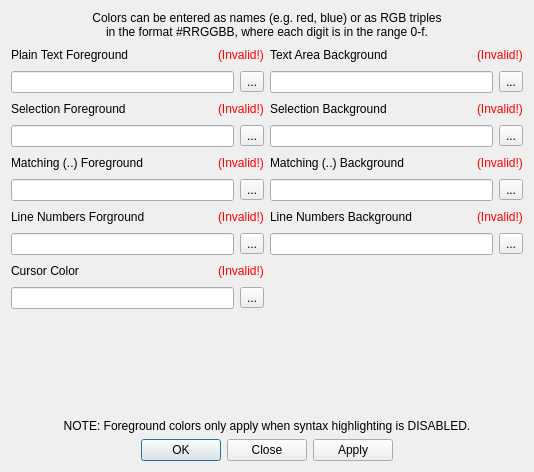
<?xml version="1.0" encoding="UTF-8"?>
<ui version="4.0">
 <class>DialogColors</class>
 <widget class="QDialog" name="DialogColors">
  <property name="geometry">
   <rect>
    <x>0</x>
    <y>0</y>
    <width>534</width>
    <height>472</height>
   </rect>
  </property>
  <property name="windowTitle">
   <string>Colors</string>
  </property>
  <layout class="QVBoxLayout" name="verticalLayout_3">
   <item>
    <widget class="QLabel" name="label">
     <property name="text">
      <string>Colors can be entered as names (e.g. red, blue) or as RGB triples
in the format #RRGGBB, where each digit is in the range 0-f.</string>
     </property>
     <property name="alignment">
      <set>Qt::AlignCenter</set>
     </property>
    </widget>
   </item>
   <item>
    <layout class="QHBoxLayout" name="horizontalLayout_19">
     <item>
      <layout class="QVBoxLayout" name="verticalLayout_2">
       <item>
        <layout class="QHBoxLayout" name="horizontalLayout">
         <item>
          <widget class="QLabel" name="label_3">
           <property name="text">
            <string>Plain Text Foreground</string>
           </property>
          </widget>
         </item>
         <item>
          <spacer name="horizontalSpacer">
           <property name="orientation">
            <enum>Qt::Horizontal</enum>
           </property>
           <property name="sizeHint" stdset="0">
            <size>
             <width>40</width>
             <height>20</height>
            </size>
           </property>
          </spacer>
         </item>
         <item>
          <widget class="QLabel" name="labelErrorFG">
           <property name="palette">
            <palette>
             <active>
              <colorrole role="WindowText">
               <brush brushstyle="SolidPattern">
                <color alpha="255">
                 <red>255</red>
                 <green>0</green>
                 <blue>0</blue>
                </color>
               </brush>
              </colorrole>
             </active>
             <inactive>
              <colorrole role="WindowText">
               <brush brushstyle="SolidPattern">
                <color alpha="255">
                 <red>255</red>
                 <green>0</green>
                 <blue>0</blue>
                </color>
               </brush>
              </colorrole>
             </inactive>
             <disabled>
              <colorrole role="WindowText">
               <brush brushstyle="SolidPattern">
                <color alpha="255">
                 <red>165</red>
                 <green>167</green>
                 <blue>169</blue>
                </color>
               </brush>
              </colorrole>
             </disabled>
            </palette>
           </property>
           <property name="text">
            <string>(Invalid!)</string>
           </property>
          </widget>
         </item>
        </layout>
       </item>
       <item>
        <layout class="QHBoxLayout" name="horizontalLayout_9">
         <item>
          <widget class="QLineEdit" name="editFG"/>
         </item>
         <item>
          <widget class="QToolButton" name="buttonFG">
           <property name="text">
            <string>...</string>
           </property>
          </widget>
         </item>
        </layout>
       </item>
       <item>
        <layout class="QHBoxLayout" name="horizontalLayout_2">
         <item>
          <widget class="QLabel" name="label_4">
           <property name="text">
            <string>Selection Foreground</string>
           </property>
          </widget>
         </item>
         <item>
          <spacer name="horizontalSpacer_2">
           <property name="orientation">
            <enum>Qt::Horizontal</enum>
           </property>
           <property name="sizeHint" stdset="0">
            <size>
             <width>40</width>
             <height>20</height>
            </size>
           </property>
          </spacer>
         </item>
         <item>
          <widget class="QLabel" name="labelErrorSelectionFG">
           <property name="palette">
            <palette>
             <active>
              <colorrole role="WindowText">
               <brush brushstyle="SolidPattern">
                <color alpha="255">
                 <red>255</red>
                 <green>0</green>
                 <blue>0</blue>
                </color>
               </brush>
              </colorrole>
             </active>
             <inactive>
              <colorrole role="WindowText">
               <brush brushstyle="SolidPattern">
                <color alpha="255">
                 <red>255</red>
                 <green>0</green>
                 <blue>0</blue>
                </color>
               </brush>
              </colorrole>
             </inactive>
             <disabled>
              <colorrole role="WindowText">
               <brush brushstyle="SolidPattern">
                <color alpha="255">
                 <red>165</red>
                 <green>167</green>
                 <blue>169</blue>
                </color>
               </brush>
              </colorrole>
             </disabled>
            </palette>
           </property>
           <property name="text">
            <string>(Invalid!)</string>
           </property>
          </widget>
         </item>
        </layout>
       </item>
       <item>
        <layout class="QHBoxLayout" name="horizontalLayout_10">
         <item>
          <widget class="QLineEdit" name="editSelectionFG"/>
         </item>
         <item>
          <widget class="QToolButton" name="buttonSelectionFG">
           <property name="text">
            <string>...</string>
           </property>
          </widget>
         </item>
        </layout>
       </item>
       <item>
        <layout class="QHBoxLayout" name="horizontalLayout_18">
         <item>
          <widget class="QLabel" name="label_5">
           <property name="text">
            <string>Matching (..) Foreground</string>
           </property>
          </widget>
         </item>
         <item>
          <spacer name="horizontalSpacer_3">
           <property name="orientation">
            <enum>Qt::Horizontal</enum>
           </property>
           <property name="sizeHint" stdset="0">
            <size>
             <width>40</width>
             <height>20</height>
            </size>
           </property>
          </spacer>
         </item>
         <item>
          <widget class="QLabel" name="labelErrorMatchFG">
           <property name="palette">
            <palette>
             <active>
              <colorrole role="WindowText">
               <brush brushstyle="SolidPattern">
                <color alpha="255">
                 <red>255</red>
                 <green>0</green>
                 <blue>0</blue>
                </color>
               </brush>
              </colorrole>
             </active>
             <inactive>
              <colorrole role="WindowText">
               <brush brushstyle="SolidPattern">
                <color alpha="255">
                 <red>255</red>
                 <green>0</green>
                 <blue>0</blue>
                </color>
               </brush>
              </colorrole>
             </inactive>
             <disabled>
              <colorrole role="WindowText">
               <brush brushstyle="SolidPattern">
                <color alpha="255">
                 <red>165</red>
                 <green>167</green>
                 <blue>169</blue>
                </color>
               </brush>
              </colorrole>
             </disabled>
            </palette>
           </property>
           <property name="text">
            <string>(Invalid!)</string>
           </property>
          </widget>
         </item>
        </layout>
       </item>
       <item>
        <layout class="QHBoxLayout" name="horizontalLayout_11">
         <item>
          <widget class="QLineEdit" name="editMatchFG"/>
         </item>
         <item>
          <widget class="QToolButton" name="buttonMatchFG">
           <property name="text">
            <string>...</string>
           </property>
          </widget>
         </item>
        </layout>
       </item>
       <item>
        <layout class="QHBoxLayout" name="horizontalLayout_4">
         <item>
          <widget class="QLabel" name="label_6">
           <property name="text">
            <string>Line Numbers Forground</string>
           </property>
          </widget>
         </item>
         <item>
          <spacer name="horizontalSpacer_4">
           <property name="orientation">
            <enum>Qt::Horizontal</enum>
           </property>
           <property name="sizeHint" stdset="0">
            <size>
             <width>40</width>
             <height>20</height>
            </size>
           </property>
          </spacer>
         </item>
         <item>
          <widget class="QLabel" name="labelErrorLineNumbersFG">
           <property name="palette">
            <palette>
             <active>
              <colorrole role="WindowText">
               <brush brushstyle="SolidPattern">
                <color alpha="255">
                 <red>255</red>
                 <green>0</green>
                 <blue>0</blue>
                </color>
               </brush>
              </colorrole>
             </active>
             <inactive>
              <colorrole role="WindowText">
               <brush brushstyle="SolidPattern">
                <color alpha="255">
                 <red>255</red>
                 <green>0</green>
                 <blue>0</blue>
                </color>
               </brush>
              </colorrole>
             </inactive>
             <disabled>
              <colorrole role="WindowText">
               <brush brushstyle="SolidPattern">
                <color alpha="255">
                 <red>165</red>
                 <green>167</green>
                 <blue>169</blue>
                </color>
               </brush>
              </colorrole>
             </disabled>
            </palette>
           </property>
           <property name="text">
            <string>(Invalid!)</string>
           </property>
          </widget>
         </item>
        </layout>
       </item>
       <item>
        <layout class="QHBoxLayout" name="horizontalLayout_12">
         <item>
          <widget class="QLineEdit" name="editLineNumbersFG"/>
         </item>
         <item>
          <widget class="QToolButton" name="buttonLineNumbersFG">
           <property name="text">
            <string>...</string>
           </property>
          </widget>
         </item>
        </layout>
       </item>
       <item>
        <layout class="QHBoxLayout" name="horizontalLayout_8">
         <item>
          <widget class="QLabel" name="label_8">
           <property name="text">
            <string>Cursor Color</string>
           </property>
          </widget>
         </item>
         <item>
          <spacer name="horizontalSpacer_5">
           <property name="orientation">
            <enum>Qt::Horizontal</enum>
           </property>
           <property name="sizeHint" stdset="0">
            <size>
             <width>40</width>
             <height>20</height>
            </size>
           </property>
          </spacer>
         </item>
         <item>
          <widget class="QLabel" name="labelErrorCursor">
           <property name="palette">
            <palette>
             <active>
              <colorrole role="WindowText">
               <brush brushstyle="SolidPattern">
                <color alpha="255">
                 <red>255</red>
                 <green>0</green>
                 <blue>0</blue>
                </color>
               </brush>
              </colorrole>
             </active>
             <inactive>
              <colorrole role="WindowText">
               <brush brushstyle="SolidPattern">
                <color alpha="255">
                 <red>255</red>
                 <green>0</green>
                 <blue>0</blue>
                </color>
               </brush>
              </colorrole>
             </inactive>
             <disabled>
              <colorrole role="WindowText">
               <brush brushstyle="SolidPattern">
                <color alpha="255">
                 <red>165</red>
                 <green>167</green>
                 <blue>169</blue>
                </color>
               </brush>
              </colorrole>
             </disabled>
            </palette>
           </property>
           <property name="text">
            <string>(Invalid!)</string>
           </property>
          </widget>
         </item>
        </layout>
       </item>
       <item>
        <layout class="QHBoxLayout" name="horizontalLayout_13">
         <item>
          <widget class="QLineEdit" name="editCursor"/>
         </item>
         <item>
          <widget class="QToolButton" name="buttonCursor">
           <property name="text">
            <string>...</string>
           </property>
          </widget>
         </item>
        </layout>
       </item>
       <item>
        <spacer name="verticalSpacer_2">
         <property name="orientation">
          <enum>Qt::Vertical</enum>
         </property>
         <property name="sizeHint" stdset="0">
          <size>
           <width>20</width>
           <height>40</height>
          </size>
         </property>
        </spacer>
       </item>
      </layout>
     </item>
     <item>
      <layout class="QVBoxLayout" name="verticalLayout">
       <item>
        <layout class="QHBoxLayout" name="horizontalLayout_5">
         <item>
          <widget class="QLabel" name="label_9">
           <property name="text">
            <string>Text Area Background</string>
           </property>
          </widget>
         </item>
         <item>
          <spacer name="horizontalSpacer_8">
           <property name="orientation">
            <enum>Qt::Horizontal</enum>
           </property>
           <property name="sizeHint" stdset="0">
            <size>
             <width>40</width>
             <height>20</height>
            </size>
           </property>
          </spacer>
         </item>
         <item>
          <widget class="QLabel" name="labelErrorBG">
           <property name="palette">
            <palette>
             <active>
              <colorrole role="WindowText">
               <brush brushstyle="SolidPattern">
                <color alpha="255">
                 <red>255</red>
                 <green>0</green>
                 <blue>0</blue>
                </color>
               </brush>
              </colorrole>
             </active>
             <inactive>
              <colorrole role="WindowText">
               <brush brushstyle="SolidPattern">
                <color alpha="255">
                 <red>255</red>
                 <green>0</green>
                 <blue>0</blue>
                </color>
               </brush>
              </colorrole>
             </inactive>
             <disabled>
              <colorrole role="WindowText">
               <brush brushstyle="SolidPattern">
                <color alpha="255">
                 <red>165</red>
                 <green>167</green>
                 <blue>169</blue>
                </color>
               </brush>
              </colorrole>
             </disabled>
            </palette>
           </property>
           <property name="text">
            <string>(Invalid!)</string>
           </property>
          </widget>
         </item>
        </layout>
       </item>
       <item>
        <layout class="QHBoxLayout" name="horizontalLayout_16">
         <item>
          <widget class="QLineEdit" name="editBG"/>
         </item>
         <item>
          <widget class="QToolButton" name="buttonBG">
           <property name="text">
            <string>...</string>
           </property>
          </widget>
         </item>
        </layout>
       </item>
       <item>
        <layout class="QHBoxLayout" name="horizontalLayout_6">
         <item>
          <widget class="QLabel" name="label_10">
           <property name="text">
            <string>Selection Background</string>
           </property>
          </widget>
         </item>
         <item>
          <spacer name="horizontalSpacer_7">
           <property name="orientation">
            <enum>Qt::Horizontal</enum>
           </property>
           <property name="sizeHint" stdset="0">
            <size>
             <width>40</width>
             <height>20</height>
            </size>
           </property>
          </spacer>
         </item>
         <item>
          <widget class="QLabel" name="labelErrorSelectionBG">
           <property name="palette">
            <palette>
             <active>
              <colorrole role="WindowText">
               <brush brushstyle="SolidPattern">
                <color alpha="255">
                 <red>255</red>
                 <green>0</green>
                 <blue>0</blue>
                </color>
               </brush>
              </colorrole>
             </active>
             <inactive>
              <colorrole role="WindowText">
               <brush brushstyle="SolidPattern">
                <color alpha="255">
                 <red>255</red>
                 <green>0</green>
                 <blue>0</blue>
                </color>
               </brush>
              </colorrole>
             </inactive>
             <disabled>
              <colorrole role="WindowText">
               <brush brushstyle="SolidPattern">
                <color alpha="255">
                 <red>165</red>
                 <green>167</green>
                 <blue>169</blue>
                </color>
               </brush>
              </colorrole>
             </disabled>
            </palette>
           </property>
           <property name="text">
            <string>(Invalid!)</string>
           </property>
          </widget>
         </item>
        </layout>
       </item>
       <item>
        <layout class="QHBoxLayout" name="horizontalLayout_15">
         <item>
          <widget class="QLineEdit" name="editSelectionBG"/>
         </item>
         <item>
          <widget class="QToolButton" name="buttonSelectionBG">
           <property name="text">
            <string>...</string>
           </property>
          </widget>
         </item>
        </layout>
       </item>
       <item>
        <layout class="QHBoxLayout" name="horizontalLayout_7">
         <item>
          <widget class="QLabel" name="label_7">
           <property name="text">
            <string>Matching (..) Background</string>
           </property>
          </widget>
         </item>
         <item>
          <spacer name="horizontalSpacer_6">
           <property name="orientation">
            <enum>Qt::Horizontal</enum>
           </property>
           <property name="sizeHint" stdset="0">
            <size>
             <width>40</width>
             <height>20</height>
            </size>
           </property>
          </spacer>
         </item>
         <item>
          <widget class="QLabel" name="labelErrorMatchBG">
           <property name="palette">
            <palette>
             <active>
              <colorrole role="WindowText">
               <brush brushstyle="SolidPattern">
                <color alpha="255">
                 <red>255</red>
                 <green>0</green>
                 <blue>0</blue>
                </color>
               </brush>
              </colorrole>
             </active>
             <inactive>
              <colorrole role="WindowText">
               <brush brushstyle="SolidPattern">
                <color alpha="255">
                 <red>255</red>
                 <green>0</green>
                 <blue>0</blue>
                </color>
               </brush>
              </colorrole>
             </inactive>
             <disabled>
              <colorrole role="WindowText">
               <brush brushstyle="SolidPattern">
                <color alpha="255">
                 <red>165</red>
                 <green>167</green>
                 <blue>169</blue>
                </color>
               </brush>
              </colorrole>
             </disabled>
            </palette>
           </property>
           <property name="text">
            <string>(Invalid!)</string>
           </property>
          </widget>
         </item>
        </layout>
       </item>
       <item>
        <layout class="QHBoxLayout" name="horizontalLayout_3">
         <item>
          <widget class="QLineEdit" name="editMatchBG"/>
         </item>
         <item>
          <widget class="QToolButton" name="buttonMatchBG">
           <property name="text">
            <string>...</string>
           </property>
          </widget>
         </item>
        </layout>
       </item>
       <item>
        <layout class="QHBoxLayout" name="horizontalLayout_17">
         <item>
          <widget class="QLabel" name="label_11">
           <property name="text">
            <string>Line Numbers Background</string>
           </property>
          </widget>
         </item>
         <item>
          <spacer name="horizontalSpacer_9">
           <property name="orientation">
            <enum>Qt::Horizontal</enum>
           </property>
           <property name="sizeHint" stdset="0">
            <size>
             <width>40</width>
             <height>20</height>
            </size>
           </property>
          </spacer>
         </item>
         <item>
          <widget class="QLabel" name="labelErrorLineNumbersBG">
           <property name="palette">
            <palette>
             <active>
              <colorrole role="WindowText">
               <brush brushstyle="SolidPattern">
                <color alpha="255">
                 <red>255</red>
                 <green>0</green>
                 <blue>0</blue>
                </color>
               </brush>
              </colorrole>
             </active>
             <inactive>
              <colorrole role="WindowText">
               <brush brushstyle="SolidPattern">
                <color alpha="255">
                 <red>255</red>
                 <green>0</green>
                 <blue>0</blue>
                </color>
               </brush>
              </colorrole>
             </inactive>
             <disabled>
              <colorrole role="WindowText">
               <brush brushstyle="SolidPattern">
                <color alpha="255">
                 <red>165</red>
                 <green>167</green>
                 <blue>169</blue>
                </color>
               </brush>
              </colorrole>
             </disabled>
            </palette>
           </property>
           <property name="text">
            <string>(Invalid!)</string>
           </property>
          </widget>
         </item>
        </layout>
       </item>
       <item>
        <layout class="QHBoxLayout" name="horizontalLayout_14">
         <item>
          <widget class="QLineEdit" name="editLineNumbersBG"/>
         </item>
         <item>
          <widget class="QToolButton" name="buttonLineNumbersBG">
           <property name="text">
            <string>...</string>
           </property>
          </widget>
         </item>
        </layout>
       </item>
       <item>
        <spacer name="verticalSpacer">
         <property name="orientation">
          <enum>Qt::Vertical</enum>
         </property>
         <property name="sizeHint" stdset="0">
          <size>
           <width>20</width>
           <height>40</height>
          </size>
         </property>
        </spacer>
       </item>
      </layout>
     </item>
    </layout>
   </item>
   <item>
    <widget class="QLabel" name="label_2">
     <property name="text">
      <string>NOTE: Foreground colors only apply when syntax highlighting is DISABLED.</string>
     </property>
     <property name="alignment">
      <set>Qt::AlignCenter</set>
     </property>
    </widget>
   </item>
   <item>
    <widget class="QDialogButtonBox" name="buttonBox">
     <property name="orientation">
      <enum>Qt::Horizontal</enum>
     </property>
     <property name="standardButtons">
      <set>QDialogButtonBox::Apply|QDialogButtonBox::Close|QDialogButtonBox::Ok</set>
     </property>
     <property name="centerButtons">
      <bool>true</bool>
     </property>
    </widget>
   </item>
  </layout>
 </widget>
 <tabstops>
  <tabstop>editFG</tabstop>
  <tabstop>buttonFG</tabstop>
  <tabstop>editBG</tabstop>
  <tabstop>buttonBG</tabstop>
  <tabstop>editSelectionFG</tabstop>
  <tabstop>buttonSelectionFG</tabstop>
  <tabstop>editSelectionBG</tabstop>
  <tabstop>buttonSelectionBG</tabstop>
  <tabstop>editMatchFG</tabstop>
  <tabstop>buttonMatchFG</tabstop>
  <tabstop>editMatchBG</tabstop>
  <tabstop>buttonMatchBG</tabstop>
  <tabstop>editLineNumbersFG</tabstop>
  <tabstop>buttonLineNumbersFG</tabstop>
  <tabstop>editCursor</tabstop>
  <tabstop>buttonCursor</tabstop>
  <tabstop>buttonBox</tabstop>
 </tabstops>
 <resources/>
 <connections>
  <connection>
   <sender>buttonBox</sender>
   <signal>rejected()</signal>
   <receiver>DialogColors</receiver>
   <slot>reject()</slot>
   <hints>
    <hint type="sourcelabel">
     <x>316</x>
     <y>260</y>
    </hint>
    <hint type="destinationlabel">
     <x>286</x>
     <y>274</y>
    </hint>
   </hints>
  </connection>
 </connections>
</ui>
